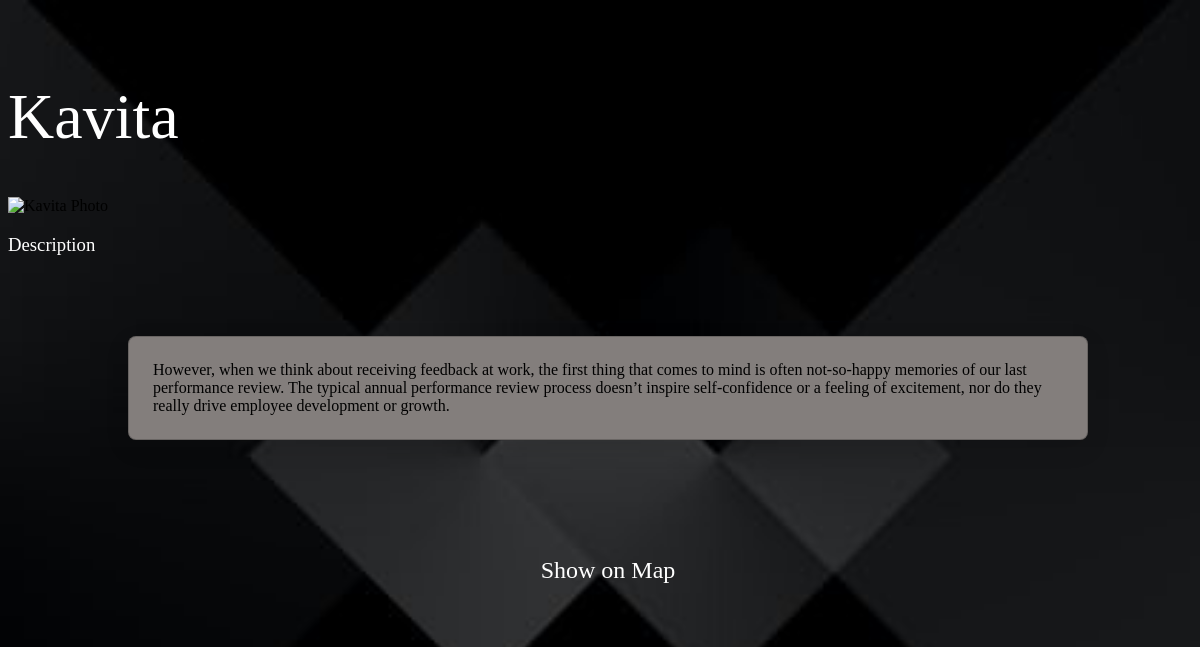
Page /4/ on the committed database.
### profiles/models.py (models this page shows)
class Profile(models.Model):
    name = models.CharField(max_length=100)
    photo = models.ImageField(upload_to='profile_photos/')
    description = models.TextField()
    address = models.CharField(max_length=200)
    latitude = models.FloatField()
    longitude = models.FloatField()

### profiles/views.py (the view)
# urls.py: path('<int:profile_id>/', views.profile_detail, name='profile_detail'),
def profile_detail(request, profile_id):
    profile = get_object_or_404(Profile, pk=profile_id)
    return render(request, 'profiles/profile_detail.html', {'profile': profile})

### templates/profiles/profile_detail.html (shortened to what this page needs)
<!DOCTYPE html>
{%load static%}
<html>
<head>
</head>
<body>
    <h1>{{ profile.name }}</h1>
    <img src="{%static '{profile.photo.url}' %}" alt="{{ profile.name }} Photo">
    <h3>Description</h3>
    <p>{{ profile.description }}</p>
    <a href="https://www.google.com/maps/place/Star+Giga+Net/@18.6460556,73.7594041,15.9z/data=!4m6!3m5!1s0x3bc2b9e927bf0497:0xea4c55d491f303c8!8m2!3d18.6456723!4d73.7664645!16s%2Fg%2F11c2bsv37y?authuser=0&entry=ttu" id="show-map">Show on Map</a>
</body>
</html>

### rows in the picture
Profile: name "Kavita", description "However, when we think about receiving feedback at work, the first thing that comes to mind is often not-so-happy memories of our last performance review. The typical annual performance review process doesn’t inspire self-confidence or a feeling of excitement, nor do they really drive employee development or growth."
